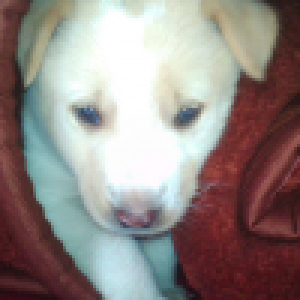
#> input picture LAB06/do_nawab.png, 100 x 100 px (shown 3 times larger)
$ python Histogran_main.py
#> lines starting #> are read from the running program, lines starting #| are printed output that depends on the picture
# -*- coding: utf-8 -*-
"""
Created on Wed Oct 23 00:02:33 2019

@author: Monis Ali
"""

import cv2
import numpy as np
from matplotlib import pyplot as plt

img = cv2.imread('do_nawab.png',0)
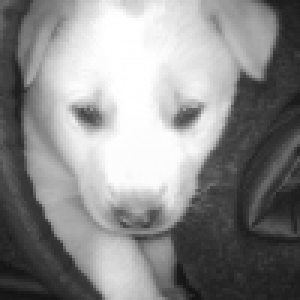
#> img: shape (100, 100) (shown 3 times larger); min 19, max 255, mean 139
hist1 = cv2.calcHist([img],[0],None,[256],[0,256])
#> hist1 = 256 values, max 233 at index 255, min 0 at index 0, mean 39.06
plt.hist(hist1);
plt.show()
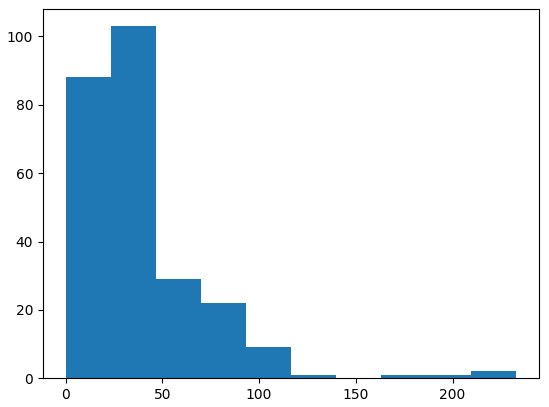
#> figure drawn by matplotlib, 1 panel; tallest bar 103 high, from x = 23.3 to 46.6


# create a mask
mask = np.zeros(img.shape[:2], np.uint8)
mask[10:30, 10:70] = 255
masked_img = cv2.bitwise_and(img,img,mask = mask)
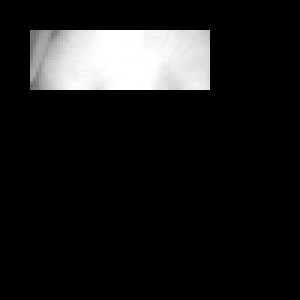
#> masked_img: shape (100, 100) (shown 3 times larger); min 0, max 255, mean 27.4

# Calculate histogram with mask and without mask
# Check third argument for mask
hist_full = cv2.calcHist([img],[0],None,[256],[0,256])
#> hist_full has the same summary as hist1
hist_mask = cv2.calcHist([img],[0],mask,[256],[0,256])
#> hist_mask = 256 values, max 164 at index 255, min 0 at index 0, mean 4.69

plt.subplot(221), plt.imshow(img, 'gray')
plt.subplot(222), plt.imshow(mask,'gray')
plt.subplot(223), plt.imshow(masked_img, 'gray')
plt.subplot(224), plt.plot(hist_full), plt.plot(hist_mask)
plt.xlim([0,256])
plt.show()
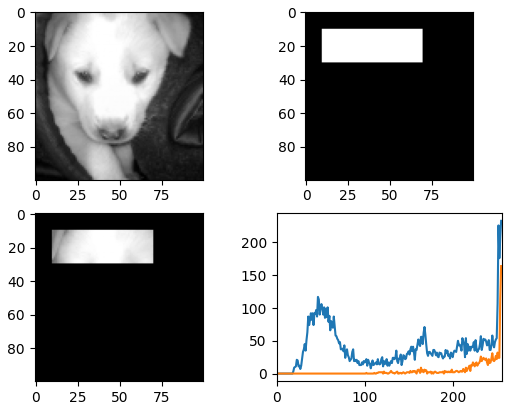
#> figure drawn by matplotlib, 4 panels; panel 4: curve peaks at x = 255, y = 233; panel 4: curve peaks at x = 255, y = 164

$ run again, with LAB06/ex.png copied over LAB06/do_nawab.png
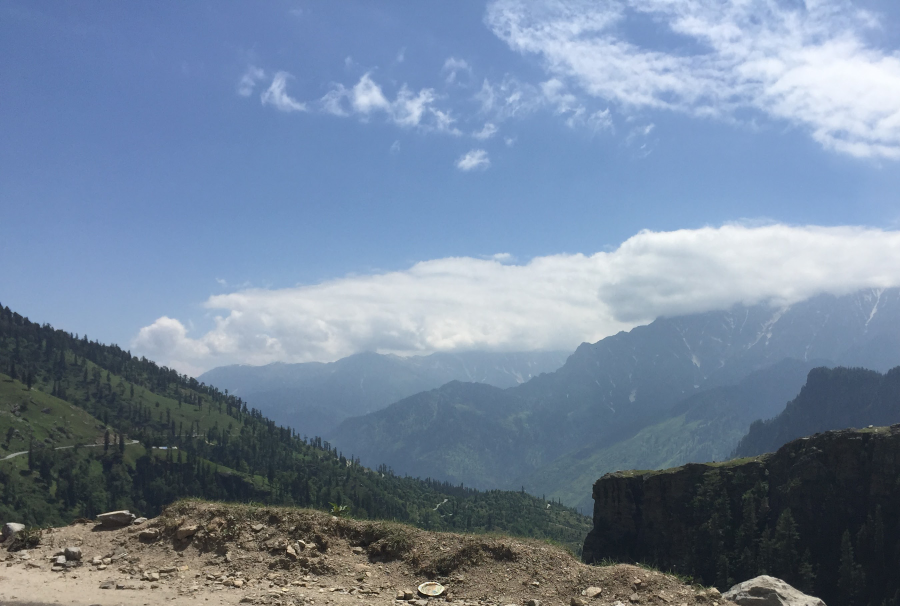
#> input picture LAB06/ex.png, 2700 x 1818 px (shown at 1/3 size)
#> `img = cv2.imread('do_nawab.png',0)`:
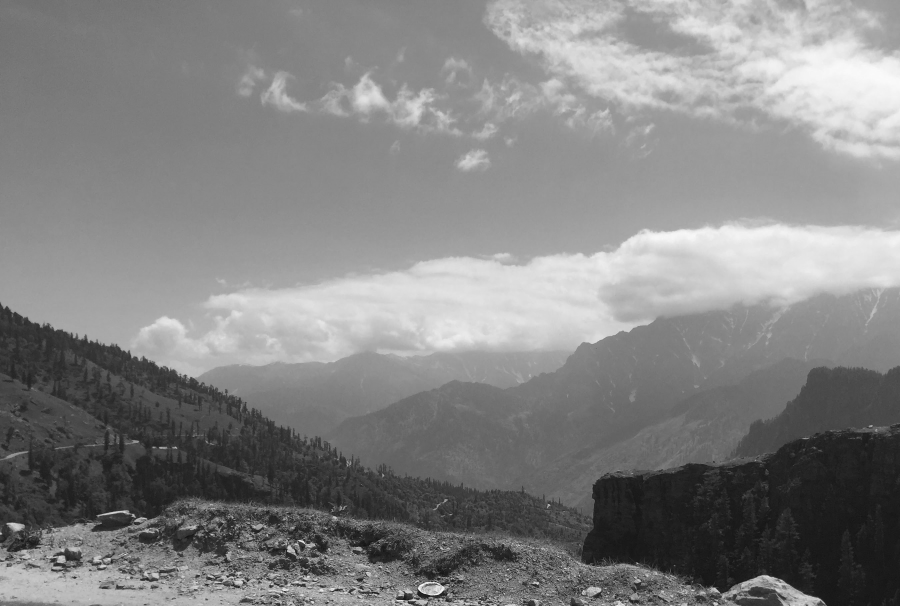
#> img: shape (1818, 2700) (shown at 1/3 size); min 4, max 253, mean 131
#> hist1 = 256 values, max 60486 at index 136, min 0 at index 0, mean 19174.2
#> hist_full has the same summary as hist1
#> hist_mask = 256 values, max 226 at index 117, min 0 at index 0, mean 4.69
#> `plt.show()`:
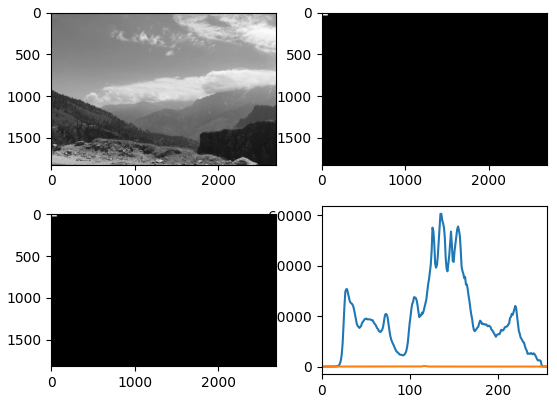
#> figure drawn by matplotlib, 4 panels; panel 4: curve peaks at x = 136, y = 60486; panel 4: curve peaks at x = 117, y = 226
